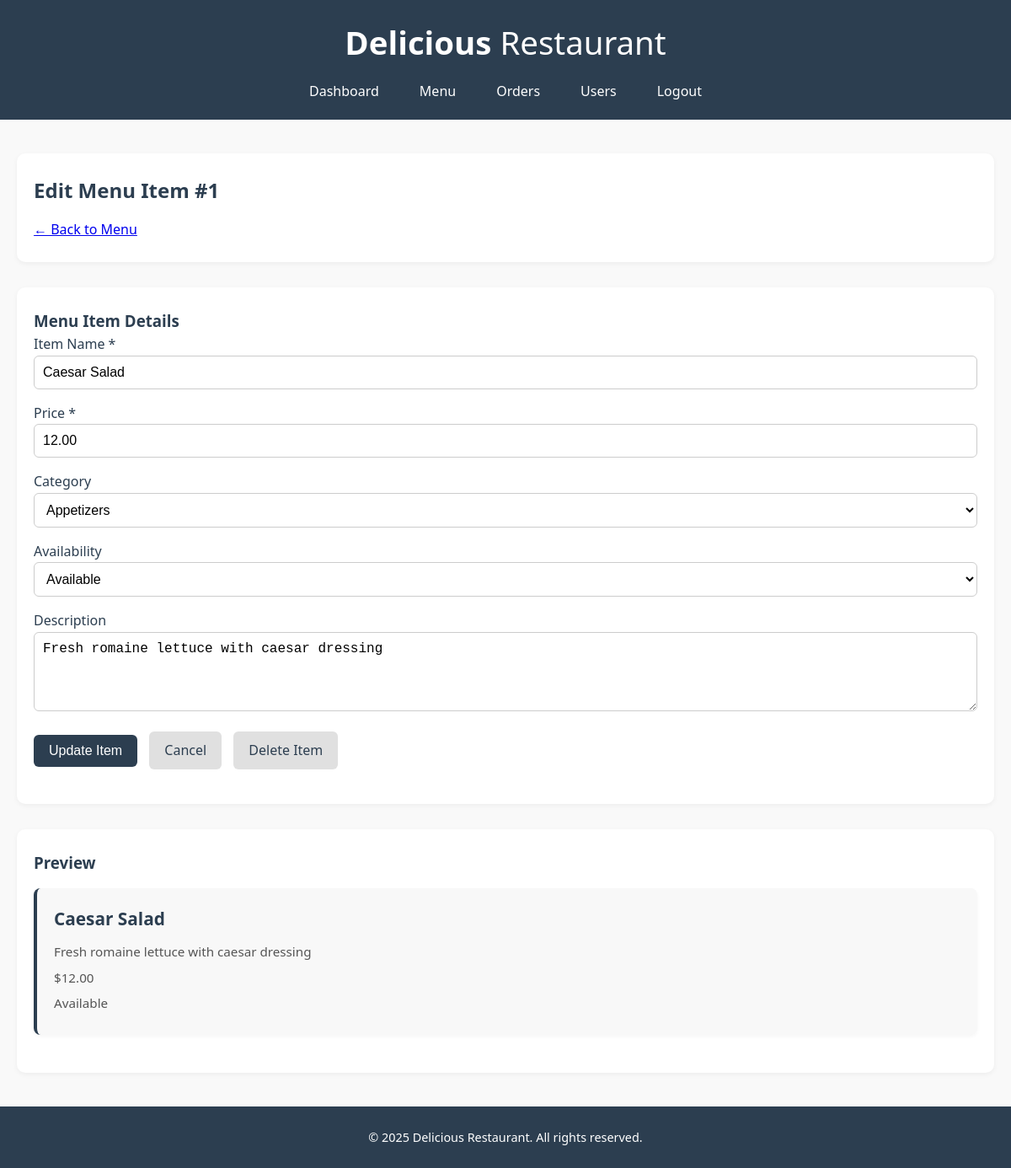
/admin_menu_edit.php?id=1 (signed in), run on the app's committed database.
### tables this page shows
CREATE TABLE `menu_items` (
  `item_id` int(11) NOT NULL,
  `item_name` varchar(100) NOT NULL,
  `description` text DEFAULT NULL,
  `price` decimal(10,2) NOT NULL,
  `category_id` int(11) DEFAULT NULL,
  `image_url` varchar(255) DEFAULT NULL,
  `availability` enum('available','unavailable') DEFAULT 'available',
  `created_at` timestamp NOT NULL DEFAULT current_timestamp()
);

CREATE TABLE `categories` (
  `category_id` int(11) NOT NULL,
  `category_name` varchar(50) NOT NULL,
  `description` text DEFAULT NULL,
  `created_at` timestamp NOT NULL DEFAULT current_timestamp()
);

### admin_menu_edit.php (the view, shortened to what this page needs)
<?php
$conn = getDBConnection();
$item_id = (int)($_GET['id'] ?? 0);
$stmt = $conn->prepare("SELECT * FROM menu_items WHERE item_id = ?");
$stmt->bind_param("i", $item_id);
$stmt->execute();
$item = $stmt->get_result()->fetch_assoc();
$categories_result = $conn->query("SELECT * FROM categories ORDER BY category_name");
?>
<!DOCTYPE html>
<html lang="en">
<head>
    <link rel="stylesheet" href="css/dashboard.css">
</head>
<body>
    <header>
        <h1>Delicious <span>Restaurant</span></h1>
        <nav>
            <ul>
                <li><a href="admin_dashboard.php">Dashboard</a></li>
                <li><a href="admin_menu.php">Menu</a></li>
                <li><a href="admin_orders.php">Orders</a></li>
                <li><a href="admin_users.php">Users</a></li>
                <li><a href="logout.php?type=admin">Logout</a></li>
            </ul>
        </nav>
    </header>
    <main>
        <section>
            <h2>Edit Menu Item #<?php echo $item['item_id']; ?></h2>
            <p><a href="admin_menu.php">← Back to Menu</a></p>
        </section>
        <section>
            <h3>Menu Item Details</h3>
            <form method="POST">
                <p>
                    <label for="item_name">Item Name *</label><br>
                    <input type="text" id="item_name" name="item_name" value="<?php echo htmlspecialchars($item['item_name']); ?>" required>
                </p>
                <p>
                    <label for="price">Price *</label><br>
                    <input type="number" id="price" name="price" step="0.01" min="0" value="<?php echo $item['price']; ?>" required>
                </p>
                <p>
                    <label for="category_id">Category</label><br>
                    <select id="category_id" name="category_id">
                        <?php while($cat = $categories_result->fetch_assoc()): ?>
                            <option value="<?php echo $cat['category_id']; ?>" <?php echo $item['category_id'] == $cat['category_id'] ? 'selected' : ''; ?>>
                                <?php echo htmlspecialchars($cat['category_name']); ?>
                            </option>
                        <?php endwhile; ?>
                    </select>
                </p>
                <p>
                    <label for="availability">Availability</label><br>
                    <select id="availability" name="availability">
                        <option value="available" <?php echo $item['availability'] === 'available' ? 'selected' : ''; ?>>Available</option>
                    </select>
                </p>
                <p>
                    <label for="description">Description</label><br>
                    <textarea id="description" name="description" rows="4"><?php echo htmlspecialchars($item['description']); ?></textarea>
                </p>
                <p>
                    <button type="submit">Update Item</button>
                    <a href="admin_menu.php">Cancel</a>
                    <a href="admin_menu.php?delete=<?php echo $item['item_id']; ?>" onclick="return confirm('Delete this item permanently?')">Delete Item</a>
                </p>
            </form>
        </section>
        <section>
            <h3>Preview</h3>
            <article>
                <h4 id="preview-name"><?php echo htmlspecialchars($item['item_name']); ?></h4>
                <p id="preview-description"><?php echo htmlspecialchars($item['description']); ?></p>
                <p id="preview-price">$<?php echo number_format($item['price'], 2); ?></p>
                <p id="preview-status"><?php echo ucfirst($item['availability']); ?></p>
            </article>
        </section>
    </main>
    <footer>
        <p>&copy; 2025 Delicious Restaurant. All rights reserved.</p>
    </footer>
</body>
</html>

### css/dashboard.css (style rules this page uses)
* { margin: 0; padding: 0; box-sizing: border-box; }
body { font-family: "Segoe UI", Tahoma, Geneva, Verdana, sans-serif; background-color: #f9f9f9; color: #2c3e50; line-height: 1.6; }
header { background-color: #2c3e50; color: white; padding: 20px 0; text-align: center; }
header h1 { font-size: 2.4rem; }
header h1 span { font-weight: normal; }
header nav ul { list-style: none; display: flex; justify-content: center; gap: 20px; margin-top: 15px; flex-wrap: wrap; }
header nav ul li a { color: white; text-decoration: none; padding: 8px 14px; font-size: 1rem; border-radius: 5px; transition: background-color 0.3s ease; }
main { max-width: 1200px; margin: 40px auto; padding: 0 20px; }
section { background-color: white; padding: 25px 20px; margin-bottom: 30px; border-radius: 10px; box-shadow: 0 2px 6px rgba(0, 0, 0, 0.05); }
section h2 { font-size: 1.5rem; margin-bottom: 15px; color: #2c3e50; }
article { margin-top: 20px; background-color: #fefefe; padding: 15px 20px; border-left: 4px solid #2c3e50; border-radius: 6px; margin-bottom: 20px; box-shadow: 0 1px 3px rgba(0, 0, 0, 0.05); }
article p { margin-bottom: 8px; font-size: 0.95rem; }
footer { background-color: #2c3e50; color: white; text-align: center; padding: 20px 0; margin-top: 40px; }
footer p { margin: 5px 0; font-size: 0.9rem; }
form p { margin-bottom: 16px; }
form input[type="text"], form input[type="number"], form textarea, form select { width: 100%; padding: 10px; font-size: 1rem; border: 1px solid #ccc; border-radius: 6px; background-color: #fff; transition: border-color 0.3s ease; }
form button, form a { display: inline-block; margin-right: 10px; padding: 10px 18px; font-size: 1rem; border-radius: 6px; text-decoration: none; transition: background-color 0.3s ease; }
form button[type="submit"] { background-color: #2c3e50; color: white; border: none; cursor: pointer; }
form a { background-color: #e0e0e0; color: #2c3e50; border: none; }
article { background-color: #f8f8f8; padding: 20px; border-left: 4px solid #2c3e50; border-radius: 8px; margin-top: 15px; box-shadow: 0 2px 4px rgba(0, 0, 0, 0.04); }
article h4 { font-size: 1.3rem; margin-bottom: 10px; color: #2c3e50; }
article p { font-size: 0.95rem; color: #555; margin-bottom: 6px; }

### data on the page
menu_items: item_id "1", item_name "Caesar Salad", price "12.00", category_id "Appetizers", availability "Available", description "Fresh romaine lettuce with caesar dressing"
